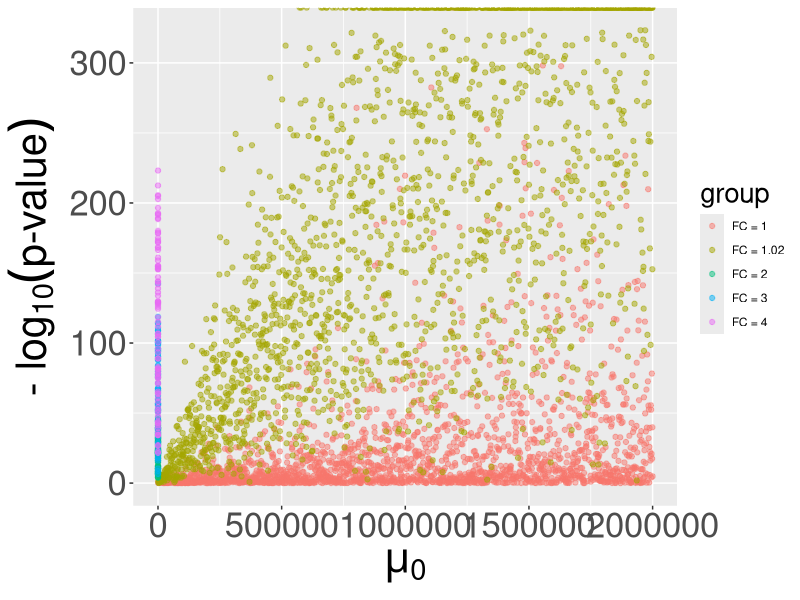
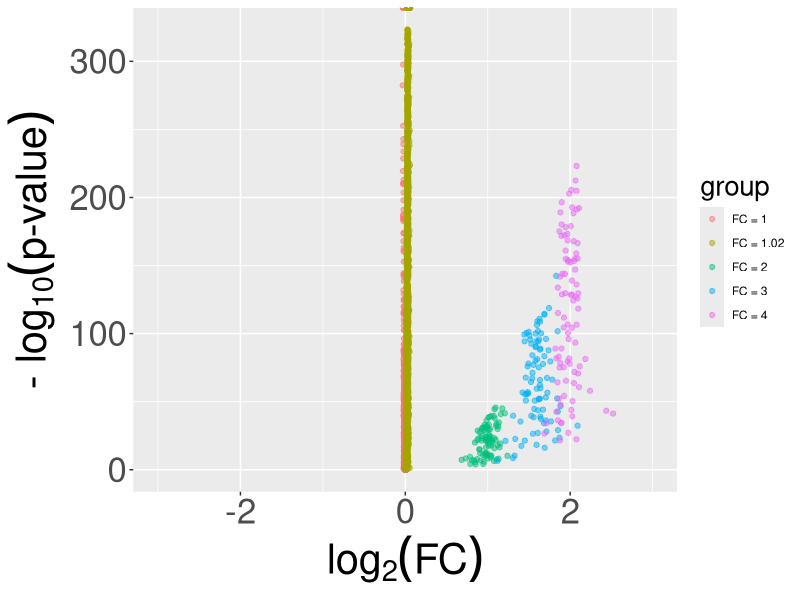

These charts were generated, in order, by the following R code:

command.arguments <- commandArgs(trailingOnly = TRUE);
code.directory    <- normalizePath(command.arguments[1]);
output.directory  <- normalizePath(command.arguments[2]);
tmp.directory     <- normalizePath(command.arguments[3]);

####################################################################################################
library(ggplot2);

resolution <- 100;

####################################################################################################
generate.DF.output <- function(
	num.replicates = NULL,
	lambdas        = NULL,
	fold.change    = NULL,
	group          = NULL
	) {

	DF.output <- data.frame(
		lambda  = numeric(length(lambdas)),
		log2.FC = numeric(length(lambdas)),
		pval    = numeric(length(lambdas))
		);

	for (i in 1:length(lambdas)) {

		temp.mean = lambdas[i];

		lambda0 <- rnorm(n = num.replicates, mean = temp.mean, sd = temp.mean/100);
		lambda1 <- rnorm(n = num.replicates, mean = fold.change * temp.mean, sd = fold.change * temp.mean/100);

		obs0 <- rpois(n = num.replicates, lambda = lambda0);
		obs1 <- rpois(n = num.replicates, lambda = lambda1);

		DF.data <- rbind(
			data.frame(count = obs0, group = rep('A',length(obs0))),
			data.frame(count = obs1, group = rep('B',length(obs1)))
			);

		results.glm   <- glm(formula = count ~ group, data = DF.data, family = 'poisson');
		results.anova <- anova(results.glm,test='LRT');

		temp.pvalue   <- results.anova[['Pr(>Chi)']][2];
		temp.log2.FC  <- log2(mean(obs1)/mean(obs0));
		DF.output[i,] <- c(temp.mean,temp.log2.FC,temp.pvalue);

		}

	DF.output[,'minus.log10.pval'] <- -log10(DF.output[,'pval']);
	DF.output <- cbind(DF.output, group = factor(rep(group,nrow(DF.output))));

	return(DF.output);

	}

####################################################################################################
setwd(output.directory);

####################################################################################################
num.replicates <- 5;
lambdas        <- seq(1000,2e6,1000);
fold.change    <- 1;

DF.output.0 <- generate.DF.output(
	num.replicates = num.replicates,
	lambdas        = lambdas,
	fold.change    = fold.change,
	group          = paste0('FC = ',fold.change)
	);

####################################################################################################
num.replicates <- 5;
lambdas        <- seq(1000,2e6,1000);
fold.change    <- 1.02;

DF.output.1 <- generate.DF.output(
	num.replicates = num.replicates,
	lambdas        = lambdas,
	fold.change    = fold.change,
	group          = paste0('FC = ',fold.change)
	);

####################################################################################################
num.replicates <- 5;
lambdas        <- seq(10,100,1);
fold.change    <- 2;

DF.output.2 <- generate.DF.output(
	num.replicates = num.replicates,
	lambdas        = lambdas,
	fold.change    = fold.change,
	group          = paste0('FC = ',fold.change)
	);

####################################################################################################
num.replicates <- 5;
lambdas        <- seq(10,100,1);
fold.change    <- 3;

DF.output.3 <- generate.DF.output(
	num.replicates = num.replicates,
	lambdas        = lambdas,
	fold.change    = fold.change,
	group          = paste0('FC = ',fold.change)
	);

####################################################################################################
num.replicates <- 5;
lambdas        <- seq(10,100,1);
fold.change    <- 4;

DF.output.4 <- generate.DF.output(
	num.replicates = num.replicates,
	lambdas        = lambdas,
	fold.change    = fold.change,
	group          = paste0('FC = ',fold.change)
	);

####################################################################################################
DF.output <- rbind(DF.output.0,DF.output.1,DF.output.2,DF.output.3,DF.output.4);
write.table(
	file      = 'rare-events-count-data.csv',
	x         = DF.output,
	sep       = '\t',
	quote     = FALSE,
	row.names = FALSE
	);

####################################################################################################
temp.filename <- 'pvalues.png';
my.ggplot <- ggplot(data = NULL);
my.ggplot <- my.ggplot + geom_point(mapping = aes(x = lambda, y = minus.log10.pval, colour = group), data = DF.output, alpha = 0.5);
my.ggplot <- my.ggplot + xlab(expression(mu[0]));
my.ggplot <- my.ggplot + ylab(expression('- log'[10]('p-value'))); #ylab("-log10(p-value)");
my.ggplot <- my.ggplot + theme(title = element_text(size = 20), axis.title = element_text(size = 30), axis.text  = element_text(size = 25));
ggsave(file = temp.filename, plot = my.ggplot, dpi = resolution, height = 6, width = 12, units = 'in');

####################################################################################################
temp.filename <- 'volcanoplot.png';
my.ggplot <- ggplot(data = NULL);
my.ggplot <- my.ggplot + geom_point(mapping = aes(x = log2.FC, y = minus.log10.pval, colour = group), data = DF.output, alpha = 0.5);
my.ggplot <- my.ggplot + xlab(expression('log'[2]('FC')));         #xlab("log2(FC)");
my.ggplot <- my.ggplot + ylab(expression('- log'[10]('p-value'))); #ylab("-log10(p-value)");
my.ggplot <- my.ggplot + scale_x_continuous(limits = 3.0 * c(-1,1));
my.ggplot <- my.ggplot + theme(title = element_text(size = 20), axis.title = element_text(size = 30), axis.text  = element_text(size = 25));
ggsave(file = temp.filename, plot = my.ggplot, dpi = resolution, height = 6, width = 12, units = 'in');

####################################################################################################

q();
